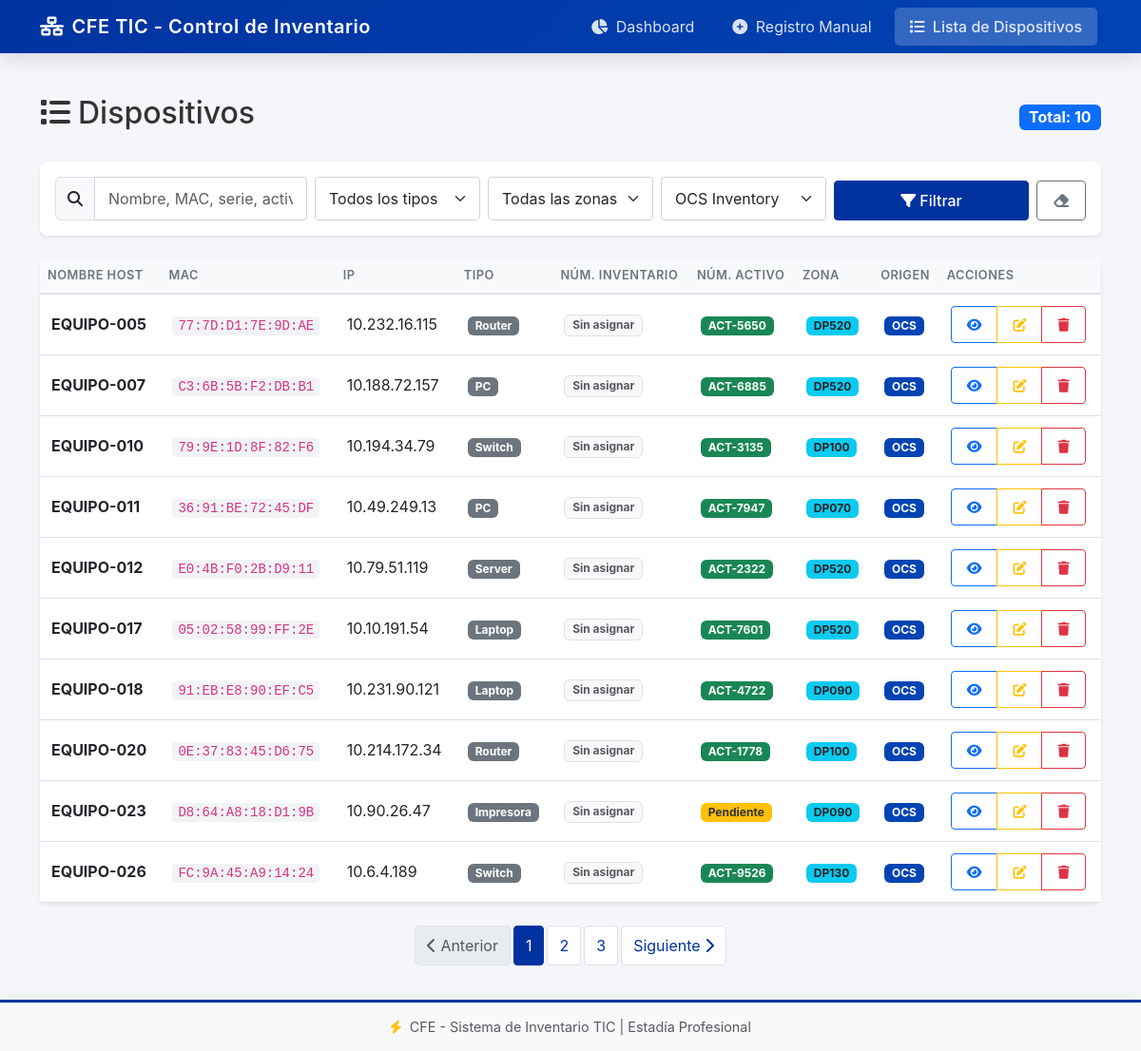
The page /dispositivos?origen=OCS on the database its author committed.
### tables this page shows
CREATE TABLE DISPOSITIVOS (
                    id INTEGER PRIMARY KEY AUTOINCREMENT,
                    mac_address TEXT UNIQUE,
                    ip_address TEXT,
                    nombre_host TEXT,
                    numero_serie TEXT,
                    modelo TEXT,
                    tipo TEXT,
                    origen TEXT DEFAULT 'OCS',
                    numero_activo TEXT,
                    cve_zona TEXT,
                    coordenadas_gps TEXT,
                    area_pertenencia TEXT,
                    dominio BOOLEAN DEFAULT 0,
                    fecha_registro TIMESTAMP DEFAULT CURRENT_TIMESTAMP,
                    fecha_ultimo_inventario TIMESTAMP, numero_inventario TEXT,
                    FOREIGN KEY (cve_zona) REFERENCES ZONAS(cve_zona)
                );

### app.py (the view)
@app.route('/dispositivos')
def dispositivos():
    try:
        conn = get_connection()
        conn.row_factory = sqlite3.Row
        cursor = conn.cursor()
        tipo_filter    = request.args.get('tipo', '')
        zona_filter    = request.args.get('zona', '')
        origen_filter  = request.args.get('origen', '')
        activo_filter  = request.args.get('activo', '')
        dominio_filter = request.args.get('dominio', '')
        sin_zona_filter = request.args.get('sin_zona', '')
        search = request.args.get('busqueda', '')
        page = int(request.args.get('page', 1))
        per_page = 10
        query = "SELECT d.*, z.nombre_zona FROM DISPOSITIVOS d LEFT JOIN ZONAS z ON d.cve_zona = z.cve_zona WHERE 1=1"
        params = []
        if tipo_filter:
            query += " AND d.tipo = ?"
            params.append(tipo_filter)
        if zona_filter:
            query += " AND d.cve_zona = ?"
            params.append(zona_filter)
        if origen_filter:
            query += " AND d.origen = ?"
            params.append(origen_filter)
        if activo_filter == 'con':
            query += " AND d.numero_activo IS NOT NULL AND d.numero_activo != ''"
        elif activo_filter == 'sin':
            query += " AND (d.numero_activo IS NULL OR d.numero_activo = '')"
        if dominio_filter == '1':
            query += " AND d.dominio = 1"
        elif dominio_filter == '0':
            query += " AND d.dominio = 0"
        if sin_zona_filter == '1':
            query += " AND (d.cve_zona IS NULL OR d.cve_zona = '')"
        if search:
            query += " AND (d.nombre_host LIKE ? OR d.ip_address LIKE ? OR d.mac_address LIKE ? OR d.numero_activo LIKE ? OR d.numero_inventario LIKE ?)"
            search_param = f"%{search}%"
            params.extend([search_param, search_param, search_param, search_param, search_param])
        cursor.execute(f"SELECT COUNT(*) as total FROM ({query})", params)
        total = cursor.fetchone()['total']
        query += " ORDER BY d.fecha_registro DESC LIMIT ? OFFSET ?"
        params.extend([per_page, (page - 1) * per_page])
        cursor.execute(query, params)
        dispositivos = [dict(row) for row in cursor.fetchall()]
        for d in dispositivos:
            if d.get('fecha_registro'):
                d['fecha_registro'] = datetime.strptime(d['fecha_registro'], '%Y-%m-%d %H:%M:%S').strftime('%d/%m/%Y %H:%M')
            if d.get('fecha_ultimo_inventario'):
                d['fecha_ultimo_inventario'] = datetime.strptime(d['fecha_ultimo_inventario'], '%Y-%m-%d %H:%M:%S').strftime('%d/%m/%Y %H:%M')
        conn.close()
        total_pages = (total + per_page - 1) // per_page
        return render_template(
            'dispositivos.html',
            dispositivos=dispositivos,
            zonas=ZONAS_CFE,
            tipos=TIPOS_DISPOSITIVO,
            tipo_filter=tipo_filter,
            zona_filter=zona_filter,
            origen_filter=origen_filter,
            activo_filter=activo_filter,
            dominio_filter=dominio_filter,
            sin_zona_filter=sin_zona_filter,
            search=search,
            page=page,
            total_pages=total_pages
        )
    except Exception as e:
        app.logger.error(f"Error en dispositivos: {e}")
        return render_template('dispositivos.html', error=str(e))

### models.py (called while the page is built)
def get_connection():
    return sqlite3.connect(config.DATABASE_PATH)

### templates/dispositivos.html (shortened to what this page needs)
{% extends "base.html" %}
{% block content %}
<div class="dispositivos-page">
    <div class="d-flex justify-content-between align-items-center mb-4">
        <h2>
            <i class="fas fa-list me-2"></i>Dispositivos
        </h2>
        <span class="badge bg-primary fs-6">
            Total: {{ dispositivos|length }}
        </span>
    </div>
    <div class="card mb-4">
        <div class="card-body">
            <form method="GET" action="{{ url_for('dispositivos') }}" class="row g-2 align-items-end">
                <div class="col-md-3">
                    <div class="input-group">
                        <span class="input-group-text"><i class="fas fa-search"></i></span>
                        <input type="text" class="form-control" name="busqueda"
                               placeholder="Nombre, MAC, serie, activo, inventario..."
                               value="{{ search }}">
                    </div>
                </div>
                <div class="col-md-2">
                    <select class="form-select" name="tipo">
                        <option value="">Todos los tipos</option>
                    </select>
                </div>
                <div class="col-md-2">
                    <select class="form-select" name="zona">
                        <option value="">Todas las zonas</option>
                    </select>
                </div>
                <div class="col-md-2">
                    <select class="form-select" name="origen">
                        <option value="OCS"    {% if origen_filter == 'OCS'    %}selected{% endif %}>OCS Inventory</option>
                    </select>
                </div>
                <div class="col-md-3 d-flex gap-2">
                    <button type="submit" class="btn btn-primary flex-grow-1">
                        <i class="fas fa-filter me-1"></i>Filtrar
                    </button>
                    <a href="{{ url_for('dispositivos') }}" class="btn btn-outline-secondary" title="Limpiar filtros">
                        <i class="fas fa-eraser"></i>
                    </a>
                </div>
            </form>
        </div>
    </div>
    <div class="card">
        <div class="card-body p-0">
            <div class="table-responsive">
                <table class="table table-hover mb-0">
                    <thead class="table-light">
                        <tr>
                            <th>Nombre Host</th>
                            <th>MAC</th>
                            <th>IP</th>
                            <th>Tipo</th>
                            <th>Núm. Inventario</th>
                            <th>Núm. Activo</th>
                            <th>Zona</th>
                            <th>Origen</th>
                            <th>Acciones</th>
                        </tr>
                    </thead>
                    <tbody>
                        {% if dispositivos and dispositivos|length > 0 %}
                        {% for dispositivo in dispositivos %}
                        <tr>
                            <td>
                                <strong>{{ dispositivo.nombre_host or '-' }}</strong>
                            </td>
                            <td>
                                <code>{{ dispositivo.mac_address or '-' }}</code>
                            </td>
                            <td>{{ dispositivo.ip_address or '-' }}</td>
                            <td>
                                <span class="badge bg-secondary">{{ dispositivo.tipo or '-' }}</span>
                            </td>
                            <td>
                                {% if dispositivo.numero_inventario %}
                                <span class="badge bg-primary">{{ dispositivo.numero_inventario }}</span>
                                {% else %}
                                <span class="badge bg-light text-muted border">Sin asignar</span>
                                {% endif %}
                            </td>
                            <td>
                                {% if dispositivo.numero_activo %}
                                <span class="badge bg-success">{{ dispositivo.numero_activo }}</span>
                                {% else %}
                                <span class="badge badge-pendiente">Pendiente</span>
                                {% endif %}
                            </td>
                            <td>
                                {% if dispositivo.cve_zona %}
                                <span class="badge bg-info text-dark" title="{{ dispositivo.nombre_zona or '' }}">
                                    {{ dispositivo.cve_zona }}
                                </span>
                                {% else %}
                                <span class="badge bg-warning text-dark">
                                    <i class="fas fa-exclamation-triangle me-1"></i>Sin zona
                                </span>
                                {% endif %}
                            </td>
                            <td>
                                {% if dispositivo.origen == 'OCS' %}
                                <span class="badge badge-ocs">OCS</span>
                                {% else %}
                                <span class="badge badge-manual">MANUAL</span>
                                {% endif %}
                            </td>
                            <td>
                                <div class="btn-group btn-group-sm">
                                    <a href="{{ url_for('detalle_dispositivo', dispositivo_id=dispositivo.id) }}"
                                       class="btn btn-outline-primary" title="Ver detalles">
                                        <i class="fas fa-eye"></i>
                                    </a>
                                    <a href="{{ url_for('editar_dispositivo', dispositivo_id=dispositivo.id) }}"
                                       class="btn btn-outline-warning" title="Editar">
                                        <i class="fas fa-edit"></i>
                                    </a>
                                    <button class="btn btn-outline-danger btn-eliminar"
                                            data-id="{{ dispositivo.id }}"
                                            data-nombre="{{ dispositivo.nombre_host or 'dispositivo' }}"
                                            title="Eliminar">
                                        <i class="fas fa-trash"></i>
                                    </button>
                                </div>
                            </td>
                        </tr>
                        {% endfor %}
                        {% endif %}
                    </tbody>
                </table>
            </div>
        </div>
    </div>
    {% if total_pages > 1 %}
    <nav class="mt-4">
        <ul class="pagination justify-content-center">
            <li class="page-item {% if page == 1 %}disabled{% endif %}">
                <a class="page-link" href="?page={{ page - 1 }}&tipo={{ tipo_filter }}&zona={{ zona_filter }}&origen={{ origen_filter }}&busqueda={{ search }}">
                    <i class="fas fa-chevron-left"></i> Anterior
                </a>
            </li>
            {% for p in range(1, total_pages + 1) %}
            <li class="page-item {% if p == page %}active{% endif %}">
                <a class="page-link" href="?page={{ p }}&tipo={{ tipo_filter }}&zona={{ zona_filter }}&origen={{ origen_filter }}&busqueda={{ search }}">
                    {{ p }}
                </a>
            </li>
            {% endfor %}
            <li class="page-item {% if page == total_pages %}disabled{% endif %}">
                <a class="page-link" href="?page={{ page + 1 }}&tipo={{ tipo_filter }}&zona={{ zona_filter }}&origen={{ origen_filter }}&busqueda={{ search }}">
                    Siguiente <i class="fas fa-chevron-right"></i>
                </a>
            </li>
        </ul>
    </nav>
    {% endif %}
</div>
{% endblock %}

### static/css/style.css (style rules this page uses)
:root { --cfe-blue: #003366; --cfe-light-blue: #0044b3; --cfe-gold: #ffc107; --cfe-dark: #1a1a2e; --cfe-gray: #6c757d; --cfe-success: #28a745; --cfe-danger: #dc3545; --cfe-warning: #ffc107; --shadow-sm: 0 0.125rem 0.25rem rgba(0, 0, 0, 0.075); --shadow-md: 0 0.5rem 1rem rgba(0, 0, 0, 0.1); --shadow-lg: 0 1rem 3rem rgba(0, 0, 0, 0.15); --radius-sm: 0.25rem; --radius-md: 0.5rem; --radius-lg: 0.75rem; --transition: all 0.3s ease; }
* { box-sizing: border-box; }
body { font-family: -apple-system, BlinkMacSystemFont, 'Segoe UI', Roboto, 'Helvetica Neue', Arial, sans-serif; background-color: #f5f6fa; color: #333; }
.card { border: none; border-radius: var(--radius-md); box-shadow: var(--shadow-sm); transition: var(--transition); }
.badge-ocs { background-color: #0044b3; color: white; }
.badge-pendiente { background-color: #ffc107; color: #333; }
.table th { font-weight: 600; text-transform: uppercase; font-size: 0.8rem; letter-spacing: 0.5px; color: var(--cfe-gray); border-bottom: 2px solid #dee2e6; }
.table td { vertical-align: middle; padding: 0.75rem; }
.btn { border-radius: var(--radius-sm); font-weight: 500; padding: 0.5rem 1rem; transition: var(--transition); }
.btn-primary { background-color: var(--cfe-blue); border-color: var(--cfe-blue); }
.form-control, .form-select { border-radius: var(--radius-sm); border: 1px solid #ced4da; padding: 0.625rem 0.875rem; transition: var(--transition); }
.pagination { gap: 0.25rem; }
.page-link { border-radius: var(--radius-sm); color: var(--cfe-blue); padding: 0.5rem 0.75rem; }
.page-item.active .page-link { background-color: var(--cfe-blue); border-color: var(--cfe-blue); }
.card, .stat-card { animation: fadeIn 0.4s ease-out; }
code { background-color: #f1f3f5; padding: 0.125rem 0.375rem; border-radius: var(--radius-sm); font-size: 0.875rem; color: #d63384; }

### templates/base.html (style rules this page uses)
:root { --cfe-blue: #0033A0; --cfe-dark: #1a1a2e; --cfe-light: #f8f9fa; }
body { min-height: 100vh; display: flex; flex-direction: column; }

### rows shown on the page
DISPOSITIVOS: nombre_host "EQUIPO-005", mac_address "77:7D:D1:7E:9D:AE", ip_address "10.232.16.115", tipo "Router", numero_activo "ACT-5650", cve_zona "DP520", origen "OCS"
DISPOSITIVOS: nombre_host "EQUIPO-007", mac_address "C3:6B:5B:F2:DB:B1", ip_address "10.188.72.157", tipo "PC", numero_activo "ACT-6885", cve_zona "DP520", origen "OCS"
DISPOSITIVOS: nombre_host "EQUIPO-010", mac_address "79:9E:1D:8F:82:F6", ip_address "10.194.34.79", tipo "Switch", numero_activo "ACT-3135", cve_zona "DP100", origen "OCS"
DISPOSITIVOS: nombre_host "EQUIPO-011", mac_address "36:91:BE:72:45:DF", ip_address "10.49.249.13", tipo "PC", numero_activo "ACT-7947", cve_zona "DP070", origen "OCS"
DISPOSITIVOS: nombre_host "EQUIPO-012", mac_address "E0:4B:F0:2B:D9:11", ip_address "10.79.51.119", tipo "Server", numero_activo "ACT-2322", cve_zona "DP520", origen "OCS"
DISPOSITIVOS: nombre_host "EQUIPO-017", mac_address "05:02:58:99:FF:2E", ip_address "10.10.191.54", tipo "Laptop", numero_activo "ACT-7601", cve_zona "DP520", origen "OCS"
DISPOSITIVOS: nombre_host "EQUIPO-018", mac_address "91:EB:E8:90:EF:C5", ip_address "10.231.90.121", tipo "Laptop", numero_activo "ACT-4722", cve_zona "DP090", origen "OCS"
DISPOSITIVOS: nombre_host "EQUIPO-020", mac_address "0E:37:83:45:D6:75", ip_address "10.214.172.34", tipo "Router", numero_activo "ACT-1778", cve_zona "DP100", origen "OCS"
DISPOSITIVOS: nombre_host "EQUIPO-023", mac_address "D8:64:A8:18:D1:9B", ip_address "10.90.26.47", tipo "Impresora", numero_activo "Pendiente", cve_zona "DP090", origen "OCS"
DISPOSITIVOS: nombre_host "EQUIPO-026", mac_address "FC:9A:45:A9:14:24", ip_address "10.6.4.189", tipo "Switch", numero_activo "ACT-9526", cve_zona "DP130", origen "OCS"

### other values the page prints
{{ dispositivos|length }} "10"
{{ p }} "1" "2" "3"
